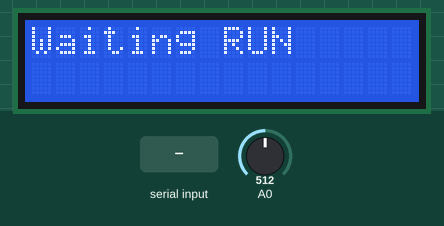
This sketch was run on a simulated Arduino Uno, built with avr-gcc and run on an emulated ATmega328P. On the bench: 16×2 character LCD. Inputs (shaded band) come from the test bench; at power-on: A0 = 512. What the sketch prints to the serial monitor is not drawn.

Above: at 1.2 s.
1.3 s: "RUN\n" received over Serial
At 1.8 s:
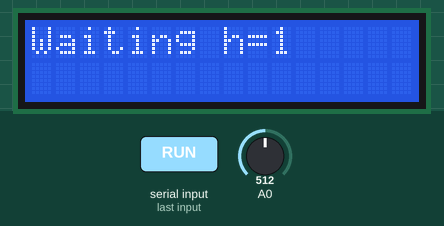
2.8 s: A0 set to 0
At 4.0 s:
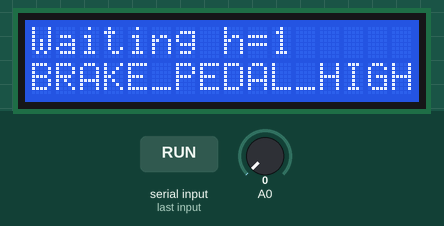
4.3 s: "h=1\n" received over Serial
At 5.3 s:
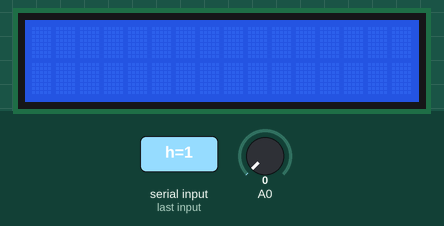
5.8 s: "s=0\n" received over Serial
At 7.1 s:
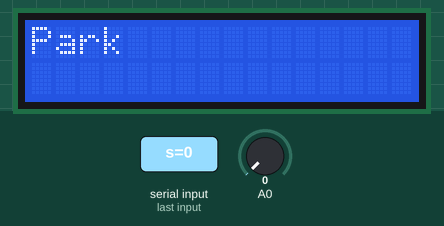
8.0 s: "s=255\n" received over Serial
At 9.2 s:
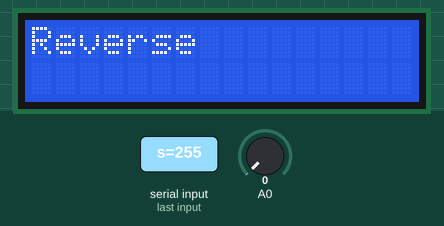
9.5 s: "s=128\n" received over Serial
At 10.3 s:
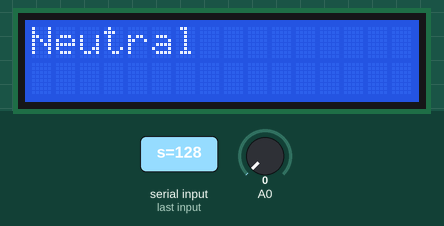
Timing chart, 0 to 12.5 s (numbered marks = the images above; inputs shaded):
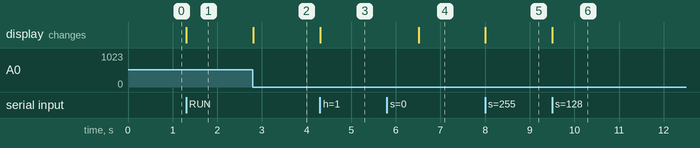

The sketch:

Shifter_Spoofer.ino
```cpp
/*  Written by: Patrick Neal
 *  Email: neap@ufl.edu
 *  Last Updated: 2/21/18
 *
 *  Used to test new Apollo interface code for the Urban NaviGator,
 *  specifically spoofing the shifting SmartMotor
 *
 * Notes:
 *  Button Scheme:
 *
 *              (D)
 *    (P)  (R)       (B)
 *              (N)
 *
 *  P = Park
 *  R = Reverse
 *  N = Neutral
 *  D = Drive
 *  B = toggle brake pedal
 *
 *  The brake switch is handled through toggling. Press "B" to go from high->low or low->high, High = pedal is pressed.
 *
 */

#include <LiquidCrystal.h>

// ------Initializing Variables--------
byte initialized = false;         // Has the "Smart Motor" been initialized?
byte gotRun = false;              // Run was recieved during the initialization

// -----Shifter Variables-----
int positionCode = 10;            // Stores what gear the tablet wants the vehicle to be in, default 10 because 10 should never been found naturally in the code
byte actuationCode = 0;           // Could be useless, could just compare position code numbers and achieve the same effect.

// ------Serial Variables------
boolean stringComplete = false;  // whether the string is complete
String recievedMessage;

// ------Brake Switch Variables-----
byte brakeState = true, prevBrake = true; // Logical false, does not follow actualy brake state where low = true

LiquidCrystal lcd(8, 9, 4, 5, 6, 7);

//======================================================================================
//=========================================Setup========================================
//======================================================================================
void setup()
{

  // Setup the LCD screen.

  lcd.begin(16,2);  // Specify the size of the display (16 columns, 2 rows)

  //Initialize the serial
  Serial.begin(38400);
}

//======================================================================================
//=========================================Loop=========================================
//======================================================================================
void loop()
{

  byte brakePressed = false;
  int  buttonValue = 666;   // Use to store which button has been pressed

  if(!initialized)
  {
    initialized = initializeShifter();  //Perform the initialization steps the tablet is looking for.
  }
  else{

    brakePressed = getBrake();

    //---------------------------------------------------------------------------

    if(stringComplete)
    {
      positionCode = parseReceivedMessage(recievedMessage);

      if(brakePressed)
      {
        switch(positionCode)
        {
          case 0:
            lcd.setCursor(0, 0);
            lcd.print("Park");
            Serial.print("ACTUATING_TO_PARK\r");
            actuationCode = 1;
            break;
          case 255:
            lcd.setCursor(0, 0);
            lcd.print("Reverse");
            Serial.print("ACTUATING_TO_REVERSE\r");
            actuationCode = 2;
            break;
          case 128:
            lcd.setCursor(0, 0);
            lcd.print("Neutral");
            Serial.print("ACTUATING_TO_NEUTRAL\r");
            actuationCode = 3;
            break;
          case 1:
            lcd.setCursor(0, 0);
            lcd.print("Drive");
            Serial.print("ACTUATING_TO_DRIVE\r");
            actuationCode = 4;
            break;
          case 2:
            lcd.setCursor(0, 0);
            lcd.print("Regen");
            Serial.print("ACTUATING_TO_REGEN\r");
            actuationCode = 5;
            break;
          case 55:
            Serial.print("NORMAL_SHUTDOWN\r");
            initialized = false;
            break;
          default:
            Serial.print("UNKNOWN_COMMAND\r");
            break;
        }
      }
      recievedMessage.remove(0);
      stringComplete = false;
    }

    buttonValue = analogRead(0);
    if(buttonValue > 719 && buttonValue < 722 && actuationCode==1)
    {
      Serial.print("PARK\r");
      lcd.clear();
      actuationCode = 0;
    }
    else if(buttonValue > 478 && buttonValue < 481 && actuationCode==2)
    {
      Serial.print("REVERSE\r");
      lcd.clear();
      actuationCode = 0;
    }
    else if(buttonValue > 304 && buttonValue < 308 && actuationCode==3)
    {
      Serial.print("NEUTRAL\r");
      lcd.clear();
      actuationCode = 0;
    }
    else if(buttonValue > 129 && buttonValue < 132 && actuationCode==4)
    {
      Serial.print("DRIVE\r");
      lcd.clear();
      actuationCode = 0;
    }
  }
}

//======================================================================================
//====================================Helper Functions=================================
//======================================================================================

byte getBrake()
{
    static int counterOn = 0, counterOff = 0;
    int buttonValue = 666;

    //-----------------Check Brake Switch----------------------------------------
    buttonValue = analogRead(0);
    if(buttonValue == 0)
    {
      counterOn++;
      if(counterOn > 10 && counterOn <= 11){ brakeState = !brakeState; }
    }
    else
    {
      counterOn = 0;
    }

    if(prevBrake != brakeState)
    {
      if(brakeState)
      {
        // Brake is not pressed
        prevBrake = brakeState;
        lcd.setCursor(0,1);
        lcd.print("BRAKE_PEDAL_LOW ");
        Serial.print("BRAKE_PEDAL_LOW\r");
        return false;
      }
      else if(!brakeState)
      {
        // Brake is pressed
        prevBrake = brakeState;
        lcd.setCursor(0,1);
        lcd.print("BRAKE_PEDAL_HIGH");
        Serial.print("BRAKE_PEDAL_HIGH\r");
        return true;
      }
    }
    else
    {
      return !brakeState;
    }
}

//======================================================================================
//==================================Serial Message Parser===============================
//======================================================================================
int parseReceivedMessage(String message)
{

  int indexForRemove;

  indexForRemove = message.indexOf("\n");
  if(indexForRemove == -1){ indexForRemove = message.indexOf("\r"); } //Check for carriage return also

  if(indexForRemove == -1){ return -1;} // If still -1 then there was an error
  message.remove(indexForRemove);

  if(message.length() < 3 || message.length() > 5){ return -2;}   // Message length is incorrect, return -1 for error

  if(message.equals("s=0")){ return 0; }
  else if(message.equals("s=255")){ return 255; }
  else if(message.equals("s=128")){ return 128; }
  else if(message.equals("s=1")){ return 1; }
  else if(message.equals("s=2")){ return 2; }
  else if(message.equals("RUN")){ return 175; }
  else if(message.equals("h=1")){ return 73; }
  else if(message.equals("f=2")){ return 55; }
  else{ return -3; }
}


//======================================================================================
//=================================Initialize Shifter===================================
//======================================================================================
byte initializeShifter()
{

  byte brakePressed = false;
  static byte alreadyDisplayed = false;     // "RUN" has already been received, continue on and wait for "h=1"
  static byte alreadyRecieved = false;      // "h=1" has already been recieved, continue on and wait for brake

  if(stringComplete && !gotRun)
  {
    if(parseReceivedMessage(recievedMessage) == 175)
    {
      gotRun = true;
      lcd.clear();
    }
    recievedMessage.remove(0);
    stringComplete = false;
  }

  if(gotRun)
  {
    if(stringComplete && !alreadyRecieved)
    {
      if(parseReceivedMessage(recievedMessage) == 73)
      {
        alreadyRecieved = true;
        lcd.clear();
        lcd.setCursor(0,0);
        lcd.print("Waiting Brake");
       }
       recievedMessage.remove(0);
       stringComplete = false;
    }
    else if(!alreadyRecieved && !alreadyDisplayed)
    {
      lcd.setCursor(0, 0);
      lcd.print("Waiting h=1");
      alreadyDisplayed = true;
    }

    brakePressed = getBrake();

    if(brakePressed && alreadyRecieved)
    {
      lcd.clear();

      Serial.print("HOMING\r");

      // Simulate homing with potentiometer
      delay(2000);

      Serial.print("HOMING_COMPLETE\r");

      delay(200);

      Serial.print("READY\r");

      alreadyRecieved = false;
      gotRun = false;
      alreadyDisplayed = false;
      return true;
    }
    else
    {
      return false;
    }
  }
  else
  {
    lcd.setCursor(0, 0);
    lcd.print("Waiting RUN");
    return false;
  }
}

//======================================================================================
//=================================Serial Event Function================================
//======================================================================================

void serialEvent()
{
  while (Serial.available())
  {
    // get the new byte:
    char inChar = (char)Serial.read();
    // add it to the inputString:
    recievedMessage += inChar;
    // if the incoming character is a newline, set a flag
    // so the main loop can do something about it:
    if (inChar == '\n' or inChar == '\r')
    {
      stringComplete = true;
    }
  }
}
```

Measured:
- after the input at 1.3 s, the display: changes at once (image 1)
- after the input at 2.8 s, the display: changes at once (image 2)
- after the input at 4.3 s, the display: changes at once (image 3)
- after the input at 5.8 s, the display: changes after 0.71 s (image 4)
- after the input at 8.0 s, the display: changes at once (image 5)
- after the input at 9.5 s, the display: changes at once (image 6)
